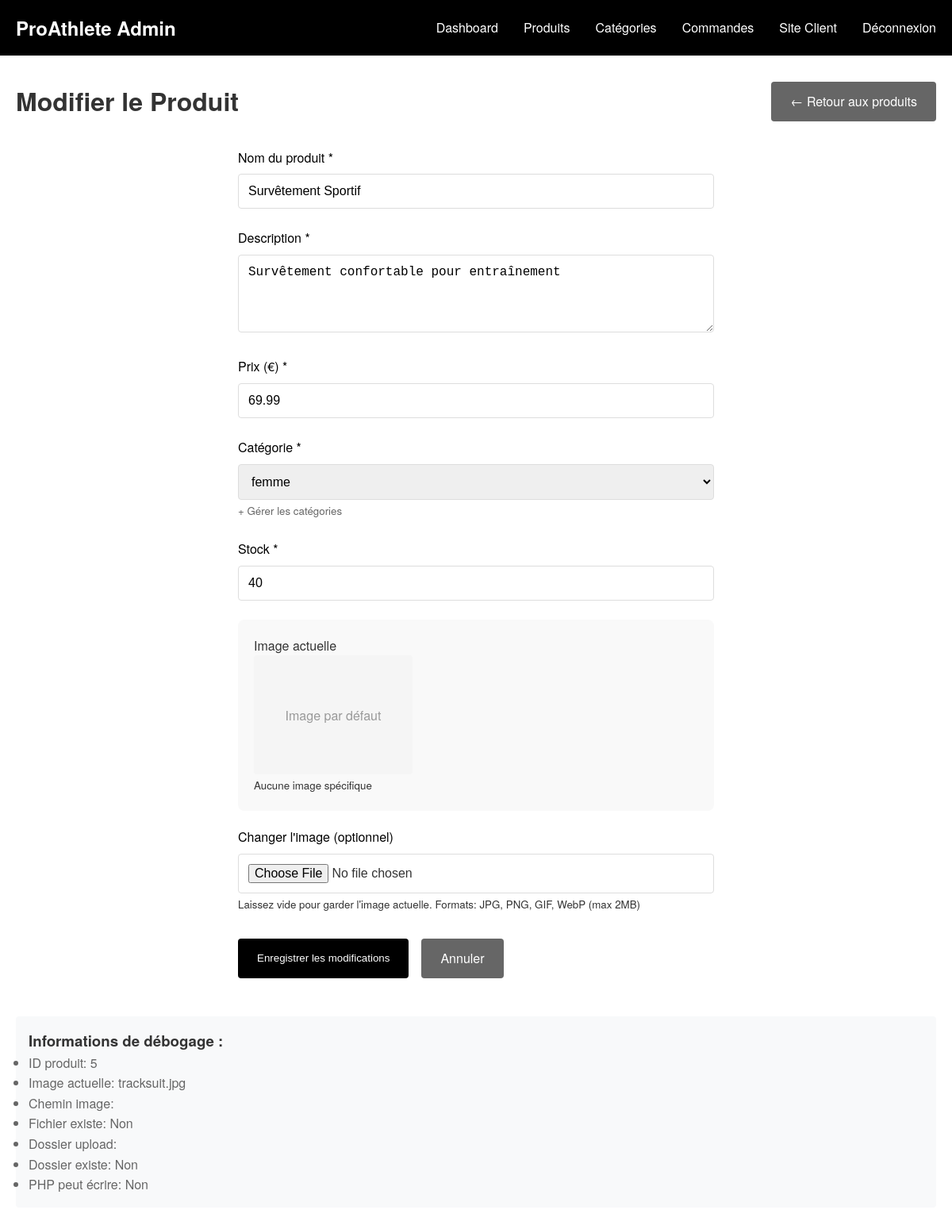
The app's page /admin/edit_product.php?id=5 (signed in) with its own data.
### tables this page shows
CREATE TABLE products (
    id INT PRIMARY KEY AUTO_INCREMENT,
    name VARCHAR(100) NOT NULL,
    description TEXT,
    price DECIMAL(10,2) NOT NULL,
    category ENUM('homme', 'femme', 'enfant') NOT NULL,
    image VARCHAR(255),
    stock INT DEFAULT 0,
    created_at TIMESTAMP DEFAULT CURRENT_TIMESTAMP
);

CREATE TABLE IF NOT EXISTS categories (
    id INT PRIMARY KEY AUTO_INCREMENT,
    name VARCHAR(50) UNIQUE NOT NULL,
    description TEXT,
    created_at TIMESTAMP DEFAULT CURRENT_TIMESTAMP
);

### admin/edit_product.php (the view, shortened to what this page needs)
<?php
require_once '../config/database.php';
$stmt = $pdo->query("SELECT * FROM categories ORDER BY name");
$categories = $stmt->fetchAll();
$product = null;
if (isset($_GET['id'])) {
    $product_id = (int)$_GET['id'];
    $stmt = $pdo->prepare("SELECT * FROM products WHERE id = ?");
    $stmt->execute([$product_id]);
    $product = $stmt->fetch();
}
?>
<!DOCTYPE html>
<html lang="fr">
<head>
    <link rel="stylesheet" href="/ecommerce-proathlete/assets/css/style.css">
</head>
<body>
    <nav class="navbar">
        <div class="container">
            <a href="/ecommerce-proathlete/client/index.php" class="logo">
                <span class="logo-text">ProAthlete Admin</span>
            </a>
            <ul class="nav-links">
                <li><a href="dashboard.php">Dashboard</a></li>
                <li><a href="products.php">Produits</a></li>
                <li><a href="categories.php">Catégories</a></li>
                <li><a href="orders.php">Commandes</a></li>
                <li><a href="/ecommerce-proathlete/client/index.php">Site Client</a></li>
                <li><a href="logout.php">Déconnexion</a></li>
            </ul>
        </div>
    </nav>
    <div class="admin-container">
        <div style="display: flex; justify-content: space-between; align-items: center; margin-bottom: 2rem;">
            <h1>Modifier le Produit</h1>
            <a href="products.php" class="btn btn-secondary">← Retour aux produits</a>
        </div>
        <?php if ($product): ?>
        <form method="POST" enctype="multipart/form-data" style="max-width: 600px; margin: 0 auto;">
            <div class="form-group">
                <label for="name">Nom du produit *</label>
                <input type="text" id="name" name="name" class="form-control"
                       value="<?php echo htmlspecialchars($product['name']); ?>" required>
            </div>
            <div class="form-group">
                <label for="description">Description *</label>
                <textarea id="description" name="description" class="form-control" rows="4" required><?php echo htmlspecialchars($product['description']); ?></textarea>
            </div>
            <div class="form-group">
                <label for="price">Prix (€) *</label>
                <input type="number" id="price" name="price" class="form-control" step="0.01" min="0"
                       value="<?php echo $product['price']; ?>" required>
            </div>
            <div class="form-group">
    <label for="category">Catégorie *</label>
    <select id="category" name="category" class="form-control" required>
        <?php foreach ($categories as $cat): ?>
        <option value="<?php echo htmlspecialchars($cat['name']); ?>"
                <?php echo $product['category'] == $cat['name'] ? 'selected' : ''; ?>>
            <?php echo htmlspecialchars($cat['name']); ?>
        </option>
        <?php endforeach; ?>
    </select>
    <small>
        <a href="categories.php" style="color: #666; text-decoration: none;">
            + Gérer les catégories
        </a>
    </small>
</div>
            <div class="form-group">
                <label for="stock">Stock *</label>
                <input type="number" id="stock" name="stock" class="form-control" min="0"
                       value="<?php echo $product['stock']; ?>" required>
            </div>
            <div class="image-container">
                <label>Image actuelle</label>
                <div>
                    <?php
                    $imagePath = '../../assets/images/products/' . $product['image'];
                    if (file_exists($imagePath) && $product['image'] !== 'default.jpg' && $product['image'] !== ''):
                    ?>
                        <img src="../../assets/images/products/<?php echo htmlspecialchars($product['image']); ?>"
                             alt="<?php echo htmlspecialchars($product['name']); ?>"
                             class="current-image">
                        <p><small>Fichier: <?php echo $product['image']; ?></small></p>
                    <?php else: ?>
                        <div style="width: 200px; height: 150px; background-color: #f5f5f5; display: flex; align-items: center; justify-content: center; border-radius: 4px;">
                            <span style="color: #999;">Image par défaut</span>
                        </div>
                        <p><small>Aucune image spécifique</small></p>
                    <?php endif; ?>
                </div>
            </div>
            <div class="form-group">
                <label for="image">Changer l'image (optionnel)</label>
                <input type="file" id="image" name="image" class="form-control" accept="image/*">
                <small>Laissez vide pour garder l'image actuelle. Formats: JPG, PNG, GIF, WebP (max 2MB)</small>
            </div>
            <div style="display: flex; gap: 1rem; margin-top: 2rem;">
                <button type="submit" class="btn">Enregistrer les modifications</button>
                <a href="products.php" class="btn btn-secondary">Annuler</a>
            </div>
        </form>
        <div style="margin-top: 3rem; padding: 1rem; background-color: #f8f9fa; border-radius: 4px;">
            <h3>Informations de débogage :</h3>
            <ul style="color: #666;">
                <li>ID produit: <?php echo $product['id']; ?></li>
                <li>Image actuelle: <?php echo $product['image']; ?></li>
                <li>Chemin image: <?php echo realpath('../../assets/images/products/' . $product['image']); ?></li>
                <li>Fichier existe: <?php echo file_exists('../../assets/images/products/' . $product['image']) ? 'Oui' : 'Non'; ?></li>
                <li>Dossier upload: <?php echo realpath('../../assets/images/products/'); ?></li>
                <li>Dossier existe: <?php echo is_dir('../../assets/images/products/') ? 'Oui' : 'Non'; ?></li>
                <li>PHP peut écrire: <?php echo is_writable('../../assets/images/products/') ? 'Oui' : 'Non'; ?></li>
            </ul>
        </div>
        <?php endif; ?>
    </div>
</body>
</html>

### assets/css/style.css (style rules this page uses)
* { margin: 0; padding: 0; box-sizing: border-box; }
body { font-family: 'Helvetica Neue', Arial, sans-serif; line-height: 1.6; color: #333; background-color: #fff; }
.container { max-width: 1200px; margin: 0 auto; padding: 0 20px; }
.navbar { background-color: #000; color: #fff; padding: 1rem 0; position: sticky; top: 0; z-index: 1000; }
.navbar .container { display: flex; justify-content: space-between; align-items: center; }
.logo { text-decoration: none; color: #fff; font-size: 1.5rem; font-weight: bold; }
.logo-text { color: #fff; }
.nav-links { display: flex; list-style: none; gap: 2rem; }
.nav-links a { color: #fff; text-decoration: none; font-weight: 500; transition: opacity 0.3s; }
.btn { display: inline-block; padding: 0.75rem 1.5rem; background-color: #000; color: #fff; text-decoration: none; border: none; border-radius: 4px; cursor: pointer; font-weight: 500; transition: background-color 0.3s; }
.btn-secondary { background-color: #666; }
.form-group { margin-bottom: 1.5rem; }
.form-group label { display: block; margin-bottom: 0.5rem; font-weight: 500; color: #000; }
.form-control { width: 100%; padding: 0.75rem; border: 1px solid #ddd; border-radius: 4px; font-size: 1rem; }
.admin-container { max-width: 1200px; margin: 2rem auto; padding: 0 20px; }

### admin/edit_product.php (style rules this page uses)
.image-container { margin: 20px 0; padding: 20px; background-color: #f9f9f9; border-radius: 8px; }

### records on screen
products: name "Survêtement Sportif", description "Survêtement confortable pour entraînement", price "69.99", category "femme", stock "40", id "5", image "tracksuit.jpg"
